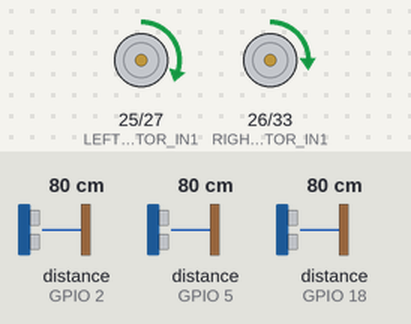
This sketch was run on a simulated ESP32. On the bench: motor-driver pin pairs drawn as motors (green arrow = first pin HIGH = forward, orange = second pin HIGH = backward, longer = more drive). Wiring (inferred from the names in the program): 3 × ultrasonic range finder: trigger GPIO 4, echo GPIO 2 / trigger GPIO 16, echo GPIO 5 / trigger GPIO 23, echo GPIO 18. The inputs (shaded band) are chosen by the test bench; at power-on: distance to the obstacle (sensors on GPIO 18, GPIO 2, GPIO 5) 80 cm. The echo pulse lasts 58.3 µs per cm; what the sketch prints to the serial monitor is not drawn.

Above: at 2.2 s.
2.3 s: distance to the obstacle (sensor on GPIO 18) set to 9 cm
At 4.8 s:
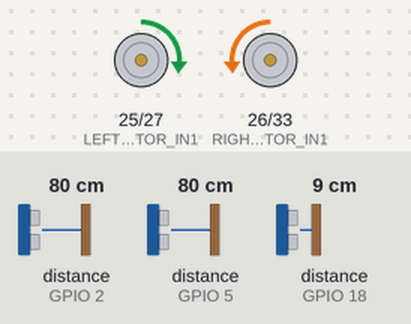
5.3 s: distance to the obstacle (sensor on GPIO 2) set to 23 cm
At 5.62 s:
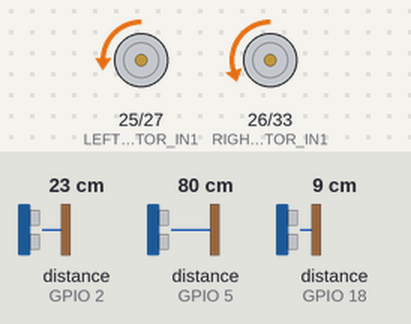
8.3 s: distance to the obstacle (sensor on GPIO 2) set to 19 cm
11.3 s: distance to the obstacle (sensor on GPIO 5) set to 27 cm
14.3 s: distance to the obstacle (sensor on GPIO 18) set to 60 cm
17.3 s: distance to the obstacle (sensor on GPIO 18) set to 35 cm
At 21.23 s:
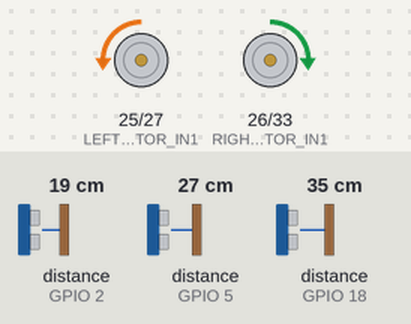
Timing chart, 0 to 21.3 s (numbered marks = the images above; inputs shaded):
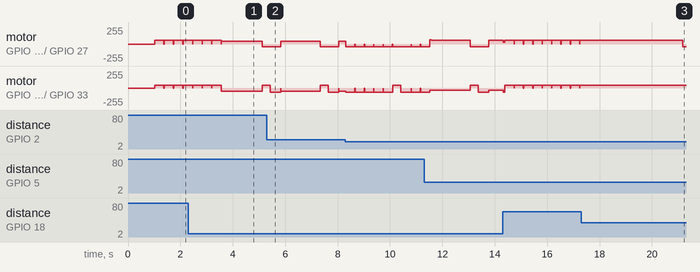

The sketch:

wall_solver.ino
```cpp
#include <Arduino.h>

// --- Ultrasonic Pins ---
#define TRIG_F 4
#define ECHO_F 2
#define TRIG_L 16
#define ECHO_L 5
#define TRIG_R 23
#define ECHO_R 18
const float soundSpeed = 0.0343; // cm/us

// --- Motor Pins ---
#define LEFT_MOTOR_IN1 25
#define LEFT_MOTOR_IN2 27
#define RIGHT_MOTOR_IN1 26
#define RIGHT_MOTOR_IN2 33

// --- Motor Control ---
void leftMotorForward(int power) {
  analogWrite(LEFT_MOTOR_IN1, power);
  analogWrite(LEFT_MOTOR_IN2, 0);
}

void rightMotorForward(int power) {
  analogWrite(RIGHT_MOTOR_IN1, 0);
  analogWrite(RIGHT_MOTOR_IN2, power);
}

void leftMotorBackward(int power) {
  analogWrite(LEFT_MOTOR_IN1, 0);
  analogWrite(LEFT_MOTOR_IN2, power);
}

void rightMotorBackward(int power) {
  analogWrite(RIGHT_MOTOR_IN1, power);
  analogWrite(RIGHT_MOTOR_IN2, 0);
}

void stopMotors() {
  analogWrite(LEFT_MOTOR_IN1, 0);
  analogWrite(LEFT_MOTOR_IN2, 0);
  analogWrite(RIGHT_MOTOR_IN1, 0);
  analogWrite(RIGHT_MOTOR_IN2, 0);
}

// --- Ultrasonic Function ---
float getDistance(int trigPin, int echoPin) {
  digitalWrite(trigPin, LOW);
  delayMicroseconds(2);
  digitalWrite(trigPin, HIGH);
  delayMicroseconds(10);
  digitalWrite(trigPin, LOW);

  long duration = pulseIn(echoPin, HIGH, 30000);
  if (duration == 0) return 999; // No reading
  float distance = (duration * soundSpeed) / 2.0;
  if (distance > 500 || distance < 2) return 999; // Filter
  return distance;
}

// --- Motion Primitives ---
void moveForward(int leftPower, int rightPower) {
  leftMotorForward(leftPower);
  rightMotorForward(rightPower);
}

void smoothTurnRight(int basePower = 40) {
  leftMotorForward(basePower + 20);
  rightMotorForward(basePower - 20);
}

void smoothTurnLeft(int basePower = 40) {
  leftMotorForward(basePower - 20);
  rightMotorForward(basePower + 20);
}

void sharpTurnRight(int duration = 300) {
  leftMotorForward(60);
  rightMotorBackward(40);
  delay(duration);
  stopMotors();
}

void sharpTurnLeft(int duration = 300) {
  leftMotorBackward(40);
  rightMotorForward(60);
  delay(duration);
  stopMotors();
}

void moveBackward(int duration = 200) {
  leftMotorBackward(40);
  rightMotorBackward(40);
  delay(duration);
  stopMotors();
}

// --- Wall following variables ---
float prevRight = 15.0;

// --- Blockage detection variables ---
float prevFront = 0, prevLeft = 0, prevRightSensor = 0;
unsigned long lastChangeTime = 0;
const unsigned long BLOCKED_THRESHOLD = 1500; // 1.5s

// --- Maze Solving ---
void followMaze() {
  // Read sensors
  float frontDist = getDistance(TRIG_F, ECHO_F);
  float leftDist  = getDistance(TRIG_L, ECHO_L);
  float rightDist = getDistance(TRIG_R, ECHO_R);

  // Moving average filter for right sensor
  rightDist = (rightDist + prevRight * 3) / 4;
  prevRight = rightDist;

  // --- Blockage detection ---
  if (abs(frontDist - prevFront) < 1 && abs(leftDist - prevLeft) < 1 && abs(rightDist - prevRightSensor) < 1) {
    if (millis() - lastChangeTime > BLOCKED_THRESHOLD) {
      Serial.println("⛔ Blocked! Backing up and turning...");
      moveBackward(300);
      sharpTurnLeft(400);
      lastChangeTime = millis();
      return;
    }
  } else {
    lastChangeTime = millis();
  }

  prevFront = frontDist;
  prevLeft = leftDist;
  prevRightSensor = rightDist;

  Serial.print("F: "); Serial.print(frontDist);
  Serial.print(" | L: "); Serial.print(leftDist);
  Serial.print(" | R: "); Serial.println(rightDist);

  // --- Constants ---
  const float TARGET_DISTANCE = 15.0;
  const float FRONT_THRESHOLD = 20.0;
  const float SIDE_THRESHOLD = 30.0;
  const float MIN_DISTANCE = 8.0;

  // --- Emergency stop ---
  if (frontDist < MIN_DISTANCE || leftDist < MIN_DISTANCE || rightDist < MIN_DISTANCE) {
    Serial.println("⚠️ Too close! Backing up...");
    moveBackward(300);
    sharpTurnLeft(400);
    return;
  }

  // --- Dead end ---
  if (frontDist < FRONT_THRESHOLD && leftDist < 20 && rightDist < 20) {
    Serial.println("🚧 Dead end! Turning around...");
    moveBackward(300);
    sharpTurnLeft(600); // 180 degree turn
    return;
  }

  // --- Openings: right -> front -> left ---
  if (rightDist > SIDE_THRESHOLD) {
    Serial.println("➡️ Right opening! Turning right...");
    sharpTurnRight(350);
    return;
  }

  if (frontDist > FRONT_THRESHOLD) {
    Serial.println("⬆️ Forward is clear! Moving forward...");
    moveForward(45, 45);
    return;
  }

  if (leftDist > SIDE_THRESHOLD) {
    Serial.println("⬅️ Left opening! Turning left...");
    sharpTurnLeft(350);
    return;
  }

  // --- Wall following (PID-like) ---
  float error = TARGET_DISTANCE - rightDist;
  static float lastError = 0;
  float derivative = error - lastError;
  lastError = error;

  float Kp = 1.8;
  float Kd = 2.5;

  int adjustment = Kp * error + Kd * derivative;
  int baseSpeed = 45;
  int leftPower = constrain(baseSpeed + adjustment, 30, 65);
  int rightPower = constrain(baseSpeed - adjustment, 30, 65);

  Serial.print("Lp: "); Serial.print(leftPower);
  Serial.print(" | Rp: "); Serial.print(rightPower);
  Serial.print(" | Adj: "); Serial.println(adjustment);

  moveForward(leftPower, rightPower);
  delay(50);
}

// --- Setup ---
void setup() {
  Serial.begin(115200);

  pinMode(TRIG_F, OUTPUT); pinMode(ECHO_F, INPUT);
  pinMode(TRIG_L, OUTPUT); pinMode(ECHO_L, INPUT);
  pinMode(TRIG_R, OUTPUT); pinMode(ECHO_R, INPUT);

  pinMode(LEFT_MOTOR_IN1, OUTPUT); pinMode(LEFT_MOTOR_IN2, OUTPUT);
  pinMode(RIGHT_MOTOR_IN1, OUTPUT); pinMode(RIGHT_MOTOR_IN2, OUTPUT);

  Serial.println("🤖 Maze Solver - Right Wall Follower");
  delay(1000);
}

// --- Loop ---
void loop() {
  followMaze();
}
```

Measured:
- after the input at 17.3 s, motor on GPIO 26 (RIGHT_MOTOR_IN1) / GPIO 33 (RIGHT_MOTOR_IN2): stops changing and stays forward 40/255
- by itself, motor on GPIO 26 (RIGHT_MOTOR_IN1) / GPIO 33 (RIGHT_MOTOR_IN2): repeats every 0.36 s: forward 40/255 0.35 s, stopped 0.01 s
